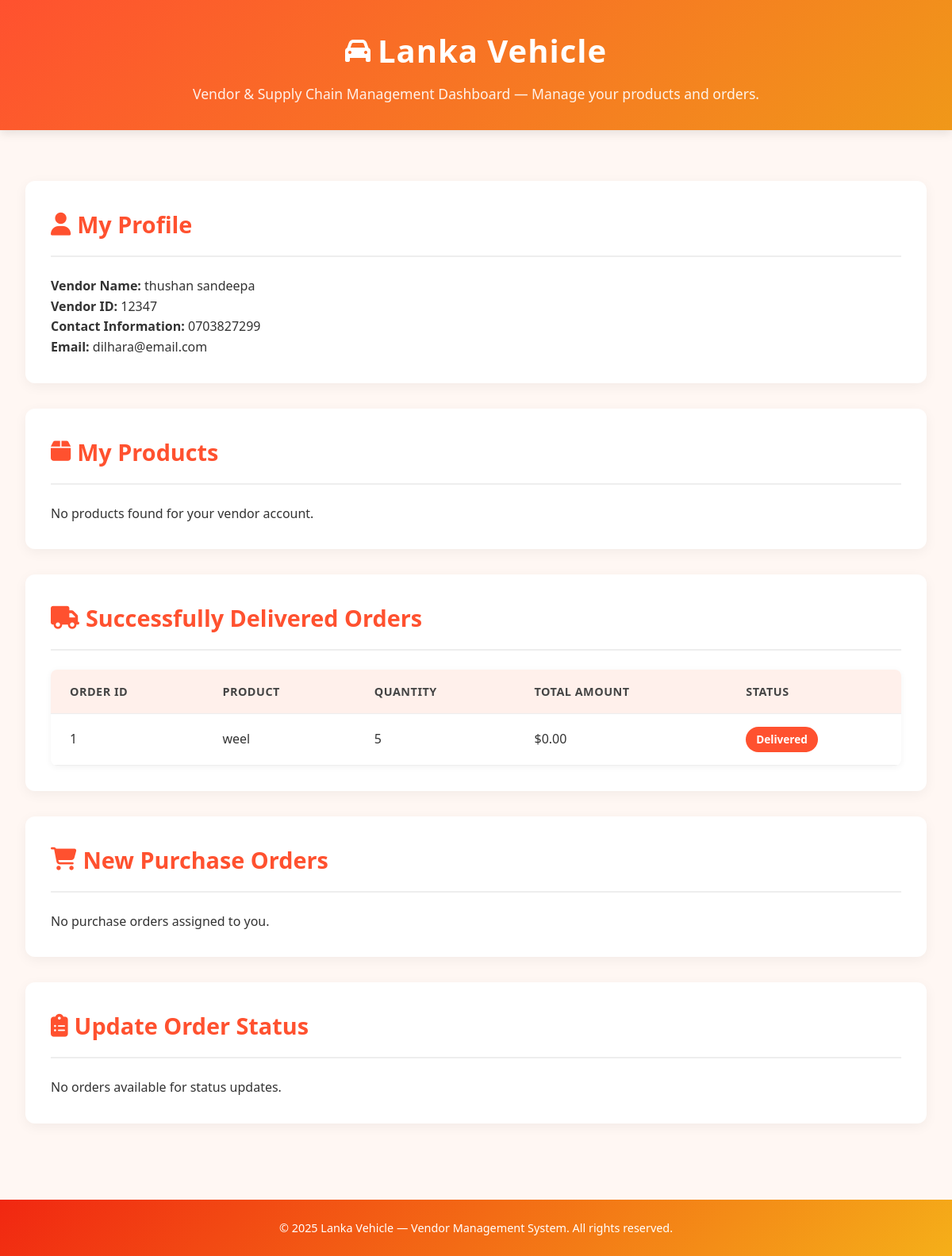
The page /dashboard_user.php (signed in) on the database its author committed.
### tables this page shows
CREATE TABLE `vendor` (
  `vendor_ID` int(11) NOT NULL,
  `vendor_name` varchar(50) NOT NULL,
  `contact_information` varchar(20) NOT NULL,
  `email` varchar(50) NOT NULL,
  `password` varchar(50) NOT NULL,
  `admin` tinyint(1) NOT NULL DEFAULT 0
);

CREATE TABLE `purchase_order` (
  `purchase_order_ID` int(11) NOT NULL,
  `vendor_ID` int(11) NOT NULL,
  `product_ID` int(11) NOT NULL,
  `price` decimal(10,2) NOT NULL,
  `order_quantity` int(11) NOT NULL,
  `order_state` varchar(20) NOT NULL,
  `total_amount` decimal(10,2) NOT NULL
);

CREATE TABLE `product` (
  `product_ID` int(11) NOT NULL,
  `vendor_ID` int(11) NOT NULL,
  `product_name` varchar(50) NOT NULL,
  `price` decimal(10,2) NOT NULL,
  `product_count` int(11) NOT NULL
);

### dashboard_user.php (the view, shortened to what this page needs)
<?php
require_once 'config.php';
$vendor_id = $_SESSION['admin_id'];
$stmt = $pdo->prepare("SELECT vendor_ID, vendor_name, contact_information, email FROM vendor WHERE vendor_ID = ?");
$stmt->execute([$vendor_id]);
$vendor = $stmt->fetch(PDO::FETCH_ASSOC);
$stmt = $pdo->prepare("
    SELECT product_ID, product_name, price, product_count
    FROM product
    WHERE vendor_ID = ?
    ORDER BY product_ID
");
$stmt->execute([$vendor_id]);
$products = $stmt->fetchAll(PDO::FETCH_ASSOC);
$stmt = $pdo->prepare("
    SELECT po.purchase_order_ID, po.product_ID, po.order_quantity, po.total_amount, po.order_state,
           p.product_name
    FROM purchase_order po
    JOIN product p ON po.product_ID = p.product_ID
    WHERE po.vendor_ID = ? AND po.order_state = 'Delivered'
    ORDER BY po.purchase_order_ID DESC
");
$stmt->execute([$vendor_id]);
$delivered_orders = $stmt->fetchAll(PDO::FETCH_ASSOC);
$stmt = $pdo->prepare("
    SELECT po.purchase_order_ID, po.product_ID, po.order_quantity, po.total_amount, po.order_state,
           p.product_name
    FROM purchase_order po
    JOIN product p ON po.product_ID = p.product_ID
    WHERE po.vendor_ID = ?
    ORDER BY po.purchase_order_ID DESC
");
$stmt->execute([$vendor_id]);
$all_orders = $stmt->fetchAll(PDO::FETCH_ASSOC);
?>
<!DOCTYPE html>
<html lang="en">
<head>
    <link rel="stylesheet" href="https://cdnjs.cloudflare.com/ajax/libs/font-awesome/6.4.0/css/all.min.css">
    <link rel="stylesheet" href="style.css">
</head>
<body>
    <header class="header">
        <h1><i class="fas fa-car"></i> Lanka Vehicle</h1>
        <p>Vendor & Supply Chain Management Dashboard — Manage your products and orders.</p>
    </header>
    <div class="container">
        <section class="section">
            <div class="section-header">
                <h2><i class="fas fa-user"></i> My Profile</h2>
            </div>
            <div class="profile-container">
                <div class="profile-item">
                    <strong>Vendor Name:</strong>
                    <span><?php echo htmlspecialchars($vendor['vendor_name']); ?></span>
                </div>
                <div class="profile-item">
                    <strong>Vendor ID:</strong>
                    <span><?php echo htmlspecialchars($vendor['vendor_ID']); ?></span>
                </div>
                <div class="profile-item">
                    <strong>Contact Information:</strong>
                    <span><?php echo htmlspecialchars($vendor['contact_information']); ?></span>
                </div>
                <div class="profile-item">
                    <strong>Email:</strong>
                    <span><?php echo htmlspecialchars($vendor['email']); ?></span>
                </div>
            </div>
        </section>
        <section class="section">
            <div class="section-header">
                <h2><i class="fas fa-box"></i> My Products</h2>
            </div>
            <?php if (!empty($products)): ?>
            <div class="table-container">
                <table>
                    <thead>
                        <tr>
                            <th>Product ID</th>
                            <th>Product Name</th>
                            <th>Price</th>
                            <th>Stock</th>
                        </tr>
                    </thead>
                    <tbody>
                        <?php foreach ($products as $p): ?>
                        <tr>
                            <td><?php echo htmlspecialchars($p['product_ID']); ?></td>
                            <td><?php echo htmlspecialchars($p['product_name']); ?></td>
                            <td>$<?php echo number_format($p['price'], 2); ?></td>
                            <td><?php echo htmlspecialchars($p['product_count']); ?></td>
                        </tr>
                        <?php endforeach; ?>
                    </tbody>
                </table>
            </div>
            <?php else: ?>
                <p>No products found for your vendor account.</p>
            <?php endif; ?>
        </section>
        <section class="section">
            <div class="section-header">
                <h2><i class="fas fa-truck"></i> Successfully Delivered Orders</h2>
            </div>
            <?php if (!empty($delivered_orders)): ?>
            <div class="table-container">
                <table>
                    <thead>
                        <tr>
                            <th>Order ID</th>
                            <th>Product</th>
                            <th>Quantity</th>
                            <th>Total Amount</th>
                            <th>Status</th>
                        </tr>
                    </thead>
                    <tbody>
                        <?php foreach ($delivered_orders as $o): ?>
                        <tr>
                            <td><?php echo htmlspecialchars($o['purchase_order_ID']); ?></td>
                            <td><?php echo htmlspecialchars($o['product_name']); ?></td>
                            <td><?php echo htmlspecialchars($o['order_quantity']); ?></td>
                            <td>$<?php echo number_format($o['total_amount'], 2); ?></td>
                            <td>
                                <span class="status-badge status-delivered">
                                    <?php echo htmlspecialchars($o['order_state']); ?>
                                </span>
                            </td>
                        </tr>
                        <?php endforeach; ?>
                    </tbody>
                </table>
            </div>
            <?php else: ?>
                <p>No delivered orders found.</p>
            <?php endif; ?>
        </section>
        <section class="section">
            <div class="section-header">
                <h2><i class="fas fa-shopping-cart"></i> New Purchase Orders</h2>
            </div>
            <?php
            $new_orders = array_filter($all_orders, function ($o) {
                return strtolower($o['order_state']) !== 'delivered';
            });
            ?>
            <?php if (!empty($new_orders)): ?>
                <div class="table-container">
                    <table>
                        <thead>
                            <tr>
                                <th>Order ID</th>
                                <th>Product</th>
                                <th>Quantity</th>
                                <th>Total Amount</th>
                                <th>Status</th>
                            </tr>
                        </thead>
                        <tbody>
                            <?php foreach ($new_orders as $o): ?>
                                <tr>
                                    <td><?php echo htmlspecialchars($o['purchase_order_ID']); ?></td>
                                    <td><?php echo htmlspecialchars($o['product_name']); ?></td>
                                    <td><?php echo htmlspecialchars($o['order_quantity']); ?></td>
                                    <td>$<?php echo number_format($o['total_amount'], 2); ?></td>
                                    <td>
                                        <span class="status-badge status-<?php echo strtolower($o['order_state']); ?>">
                                            <?php echo htmlspecialchars($o['order_state']); ?>
                                        </span>
                                    </td>
                                </tr>
                            <?php endforeach; ?>
                        </tbody>
                    </table>
                </div>
            <?php else: ?>
                <p>No purchase orders assigned to you.</p>
            <?php endif; ?>
        </section>
        <section class="section">
            <div class="section-header">
                <h2><i class="fas fa-clipboard-list"></i> Update Order Status</h2>
            </div>
            <?php
            $pending_orders = array_filter($all_orders, function ($o) {
                return strtolower($o['order_state']) !== 'delivered';
            });
            ?>
            <?php if (!empty($pending_orders)): ?>
                <div class="table-container">
                    <table>
                        <thead>
                            <tr>
                                <th>Order ID</th>
                                <th>Product</th>
                                <th>Current Status</th>
                                <th>Update Status</th>
                            </tr>
                        </thead>
                        <tbody>
                            <?php foreach ($pending_orders as $o):
                                $can_update = !in_array($o['order_state'], ['Cancelled']);
                                ?>
                                <tr>
                                    <td><?php echo htmlspecialchars($o['purchase_order_ID']); ?></td>
                                    <td><?php echo htmlspecialchars($o['product_name']); ?></td>
                                    <td>
                                        <span class="status-badge status-<?php echo strtolower($o['order_state']); ?>">
                                            <?php echo htmlspecialchars($o['order_state']); ?>
                                        </span>
                                    </td>
                                    <td>
                                        <?php if ($can_update): ?>
                                            <form method="POST" action="update_order_status.php" style="margin:0;">
                                                <input type="hidden" name="order_id" value="<?php echo $o['purchase_order_ID']; ?>">
                                                <select name="order_state" style="margin-right: 5px;">
                                                    <option value="Pending" <?php echo $o['order_state'] === 'Pending' ? 'selected' : ''; ?>>
                                                        Pending</option>
                                                    <option value="Processing" <?php echo $o['order_state'] === 'Processing' ? 'selected' : ''; ?>>Processing</option>
                                                    <option value="Shipped" <?php echo $o['order_state'] === 'Shipped' ? 'selected' : ''; ?>>
                                                        Shipped</option>
                                                </select>
                                                <button type="submit" class="btn btn-sm btn-success">Update</button>
                                            </form>
                                        <?php else: ?>
                                            <span>Final Status</span>
                                        <?php endif; ?>
                                    </td>
                                </tr>
                            <?php endforeach; ?>
                        </tbody>
                    </table>
                </div>
            <?php else: ?>
                <p>No orders available for status updates.</p>
            <?php endif; ?>
        </section>
    </div>
    <footer class="footer">
        <p>&copy; <?php echo date('Y'); ?> Lanka Vehicle — Vendor Management System. All rights reserved.</p>
    </footer>
</body>
</html>

### style.css (style rules this page uses)
* { margin: 0; padding: 0; box-sizing: border-box; font-family: 'Segoe UI', Tahoma, Geneva, Verdana, sans-serif; }
body { background: #fff7f3; color: #333; line-height: 1.6; }
.header { background: linear-gradient(135deg, #ff512f, #f09819); color: white; padding: 2rem 3rem; text-align: center; box-shadow: 0 4px 12px rgba(0,0,0,0.1); }
.header h1 { font-size: 2.5rem; margin-bottom: 0.5rem; letter-spacing: 1px; display: flex; align-items: center; justify-content: center; gap: 0.5rem; }
.header i { font-size: 2rem; }
.header p { font-size: 1.1rem; opacity: 0.9; max-width: 800px; margin: 0 auto; }
.container { max-width: 1200px; margin: 2rem auto; padding: 2rem; }
.section { background: white; border-radius: 12px; box-shadow: 0 4px 16px rgba(0,0,0,0.05); padding: 2rem; margin-bottom: 2rem; }
.section-header { display: flex; justify-content: space-between; align-items: center; margin-bottom: 1.5rem; padding-bottom: 1rem; border-bottom: 2px solid #eee; }
.section-header h2 { font-size: 1.8rem; display: flex; align-items: center; gap: 0.5rem; color: #ff512f; }
.table-container { overflow-x: auto; border-radius: 8px; background: white; box-shadow: 0 2px 8px rgba(0,0,0,0.05); }
table { width: 100%; border-collapse: collapse; }
th, td { padding: 1rem 1.5rem; text-align: left; border-bottom: 1px solid #eee; }
th { background: #fff0eb; font-weight: 600; text-transform: uppercase; font-size: 0.9rem; letter-spacing: 0.5px; color: #444; }
.status-badge { padding: 0.3rem 0.8rem; border-radius: 20px; font-size: 0.85rem; font-weight: 600; text-transform: capitalize; display: inline-block; }
.status-delivered { background: #ff512f; color: white; }
.footer { text-align: center; padding: 1.5rem; background: linear-gradient(135deg, #f12711, #f5af19); color: white; margin-top: 2rem; font-size: 0.9rem; }

### rows shown on the page
vendor: vendor_name "thushan sandeepa", vendor_ID "12347", contact_information "0703827299", email "dilhara@email.com"
purchase_order: purchase_order_ID "1", product_ID.product_name "weel", order_quantity "5", total_amount "0.00", order_state "Delivered"
